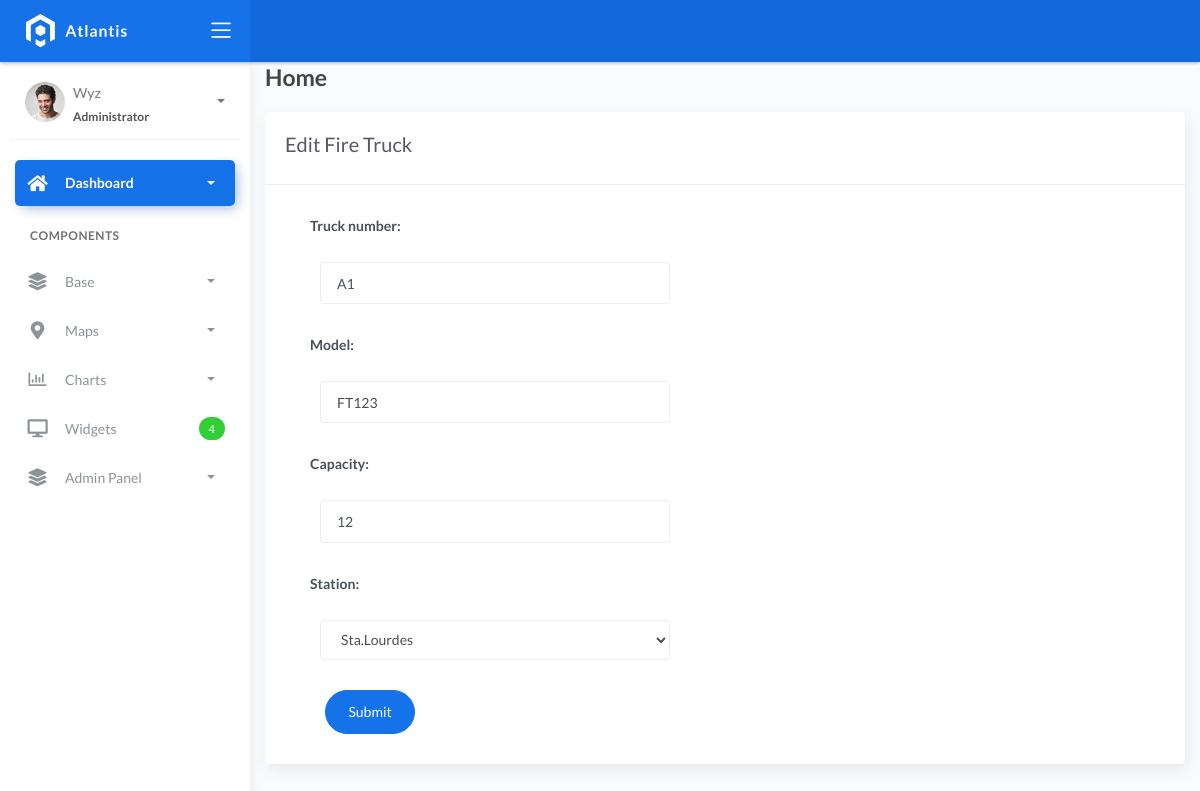
The app's page /firetruck_list/1 with its own data.
### fire/models.py (models this page shows, shortened)
class BaseModel(models.Model):
    created_at = models.DateTimeField(auto_now_add=True, db_index=True)
    updated_at = models.DateTimeField(auto_now=True)
    class Meta:
        abstract = True

class FireTruck(BaseModel):
    truck_number = models.CharField(max_length=150)
    model = models.CharField(max_length=150)
    capacity = models.CharField(max_length=150)  # water
    station = models.ForeignKey(FireStation, on_delete=models.CASCADE)

### fire/views.py (the view, shortened to what this page needs)
# urls.py: path('firetruck_list/<pk>', FireTruckUpdate.as_view(), name='firetruck-update'),
class FireTruckUpdate(UpdateView):
    model = FireTruck
    form_class = FireTruckForm
    template_name = 'firetruck/firetruck_edit.html'
    success_url = reverse_lazy('firetruck-list')

### fire/forms.py
class FireTruckForm(ModelForm):
    class Meta:
        model = FireTruck
        fields = "__all__"

### fire/models.py (called while the page is built)
    def __str__(self):
        return self.name

### templates/firetruck/firetruck_edit.html (shortened to what this page needs)
{% extends 'base.html' %}
{% load static %}
{% block content %}
<div class="content">
   <div class="container-fluid">
     <h4 class="page-title">Home</h4>
     <div class="row">
       <div class="col-md-12">
         <div class="card">
           <div class="card-header">
             <div class="card-title">Edit Fire Truck</div>
           </div>
           <div class="col-md-6">
             <div class="card-body">
               <form action="" method="post" novalidate>
                 {% include 'includes/form.html' %}
                 <div class="form-group">
                   <div class="col-md-12 col-sm-3">
                     <button type="submit" class="btn btn-primary btn-rounded">Submit</button>
                   </div>
                 </div>
               </form>
             </div>
           </div>
         </div>
       </div>
     </div>
   </div>
</div>
{% endblock %}

### templates/includes/form.html (shortened to what this page needs)
{% load widget_tweaks %}
{% for field in form %}
<div class="field item form-group">
    <label>{{ field.label_tag }}</label>
  <div class="form-group">
    {% render_field field class="form-control" %}
  </div>
</div>
{% endfor %}

### records on screen
FireTruck: truck_number "A1" "FT123" "12" "Sta.Lourdes"

### other values on screen
{{ field.label_tag }} "Truck number:" "Model:" "Capacity:" "Station:"
